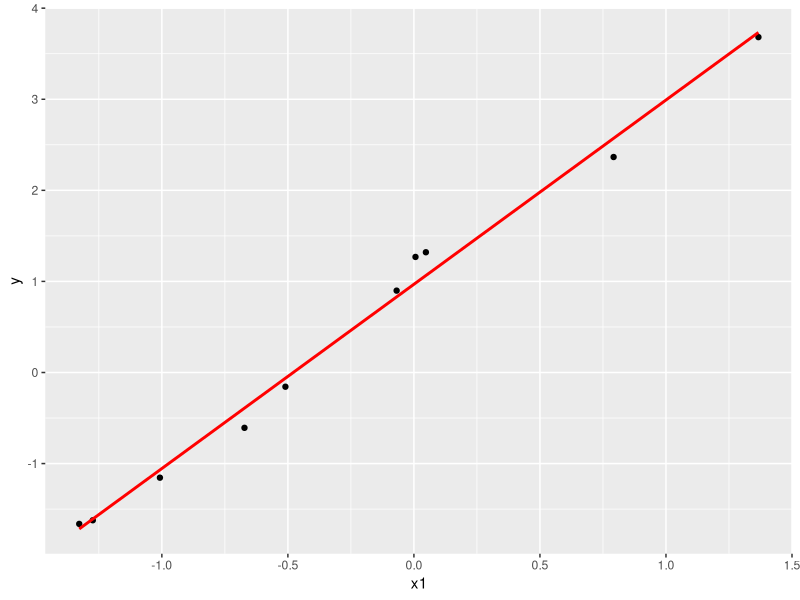

This figure's R source:
## ---- chunk 1
knitr::opts_chunk$set(results='hold') # collapse = TRUE)
## ---- chunk 2
library(tidyverse)
## ---- chunk 3

x1= rnorm(10)
x2 = x1
y = 1 + 2*x1 + 0.3*rnorm(10)

dxy = data.frame(x1, x2, y); dxy

ggplot(dxy) + 
  geom_point(aes(x1,y)) + 
  geom_smooth(method=lm,aes(x1,y),col='red',se=F)
## ---- chunk 4

A = cbind(1,x1); A

B = cbind(1,x1,x2); B
## ---- chunk 5

out_A = lm(y~x1,dxy); out_A

out_B = lm(y~x1+x2,dxy); out_B
## ---- chunk 6
X = A   

#  X = B  라고 하면 ... error 남

bhat_A = solve( t(X) %*% X ) %*% t(X) %*% y
yhat_A = X %*% bhat_A

rbind( coef(out_A),
       t(bhat_A)
     )

cbind( predict(out_A),
       yhat_A
     )
## ---- chunk 7
library(MASS)

X = A

bhat_A = ginv( t(X) %*% X ) %*% t(X) %*% y
yhat_A = X %*% bhat_A

# out_A = lm(y~x,dxy)

rbind( coef(out_A),
       t(bhat_A)
     )

cbind( predict(out_A),
       yhat_A
     )
## ---- chunk 8
X = B

bhat_B = ginv( t(X) %*% X ) %*% t(X) %*% y
yhat_B = X %*% bhat_B

# out_B = lm(y~x+v,dxy)

rbind( coef(out_B),
       t(bhat_B)
     )

cbind( predict(out_B),
       yhat_B
     )
## ---- chunk 9
names(iris) <- c('sl','sw','pl','pw','sp')
levels(iris$sp) <- c('st','vc','vg')

dim(iris)

head(iris)
## ---- chunk 10
out <- lm(cbind(sl,sw) ~ pl+sp, iris)
coef(out)
## ---- chunk 11
coef( lm(sl ~ pl+sp, iris) )

coef( lm(sw ~ pl+sp, iris) ) 
## ---- chunk 12
t(resid(out)) %*% resid(out)

crossprod(resid(out))
## ---- chunk 13
crossprod(resid(out)) /150       # 잔차 공분산의 MLE

crossprod(resid(out)) /(150-4)   # 잔차 공분산의 Unbiased Estimator 
## ---- chunk 14

anova(lm(sl~pl+sp,iris))

anova(lm(sw~pl+sp,iris))
## ---- chunk 15
anova(out)
## ---- chunk 16
library(car)   # Companion to Applied Regression

linearHypothesis( out, 
      hypothesis.matrix = 
      c("spvg=0","spvc=0")
)
## ---- chunk 17
coef( lm(sl ~ pl+sp, iris) )

coef( lm(sw ~ pl+sp, iris) ) 

anova( lm(sl ~ pl+sp, iris) )

anova( lm(sw ~ pl+sp, iris) ) 
## ---- chunk 18

coef( lm( cbind(sl,sw) ~ pl+sp, iris) )

anova( lm( cbind(sl,sw) ~ pl+sp, iris) )

## ---- chunk 19
head(iris)

tail(iris)

dim(iris)
## ---- chunk 20

library(reshape2)

iris_long = melt(iris, id=c('pl','pw','sp'), measure=c('sl','sw'))

names(iris_long) = c('pl','pw','sp','vn','y')

dim(iris_long)

head(iris_long)

tail(iris_long)
## ---- chunk 21

out = lm(y~ vn+vn:pl+vn:sp-1, iris_long)

out

matrix(coef(out),2,4)

anova(out)
